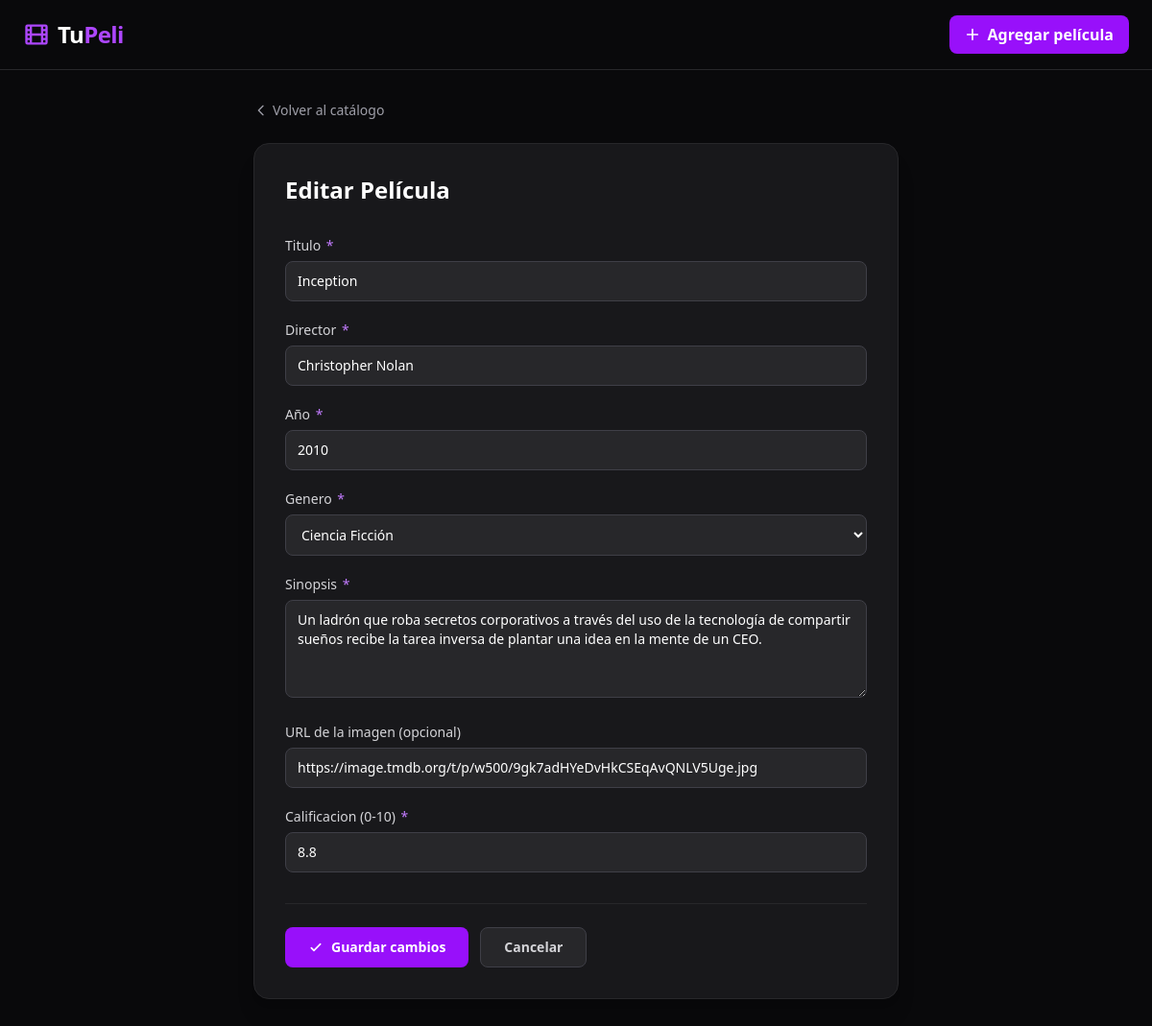
Screenshot of /pelicula/1/editar/ with the database file from the repository.
### peliculas/models.py (models this page shows, shortened)
class Pelicula(models.Model):
    GENEROS = [
        ('accion', 'Acción'),
        ('comedia', 'Comedia'),
        ('drama', 'Drama'),
        ('terror', 'Terror'),
        ('ciencia_ficcion', 'Ciencia Ficción'),
        ('animacion', 'Animación'),
        ('romance', 'Romance'),
        ('thriller', 'Thriller'),
        ('documental', 'Documental'),
        ('otro', 'Otro'),
    ]
    titulo = models.CharField(max_length=200)
    director = models.CharField(max_length=150)
    anio = models.PositiveIntegerField()
    genero = models.CharField(max_length=50, choices=GENEROS)
    sinopsis = models.TextField()
    imagen_url = models.URLField(blank=True, null=True)
    calificacion = models.DecimalField(max_digits=3, decimal_places=1)
    creado_en = models.DateTimeField(auto_now_add=True)
    class Meta:
        ordering = ['-anio']
        verbose_name = 'Película'
        verbose_name_plural = 'Películas'

### peliculas/views.py (the view)
# urls.py: path('pelicula/<int:pk>/editar/', views.editar_pelicula, name='editar_pelicula'),
def editar_pelicula(request, pk):
    pelicula = get_object_or_404(Pelicula, pk=pk)
    if request.method == 'POST':
        form = PeliculaForm(request.POST, instance=pelicula)
        if form.is_valid():
            form.save()
            messages.success(request, f'Película "{pelicula.titulo}" actualizada exitosamente.')
            return redirect('lista_peliculas')
    else:
        form = PeliculaForm(instance=pelicula)
    return render(request, 'peliculas/formulario.html', {'form': form, 'titulo': 'Editar Película', 'pelicula': pelicula})

### peliculas/templates/peliculas/formulario.html (shortened to what this page needs)
{% extends "base.html" %}
{% block content %}
<div class="max-w-2xl mx-auto">
    <a href="{% url 'lista_peliculas' %}" class="inline-flex items-center gap-1 text-zinc-400 hover:text-white text-sm transition-colors mb-6">
        <svg xmlns="http://www.w3.org/2000/svg" class="h-4 w-4" fill="none" viewBox="0 0 24 24" stroke="currentColor" stroke-width="2">
            <path stroke-linecap="round" stroke-linejoin="round" d="M15 19l-7-7 7-7"/>
        </svg>
        Volver al catálogo
    </a>
    <div class="bg-zinc-900 rounded-2xl p-8 shadow-xl border border-zinc-800">
        <h1 class="text-2xl font-bold text-white mb-8">{{ titulo }}</h1>
        <form method="post" novalidate>
            <div class="space-y-5">
                {% for field in form %}
                <div>
                    <label for="{{ field.id_for_label }}" class="block text-sm font-medium text-zinc-300 mb-1.5">
                        {{ field.label }}
                        {% if field.field.required %}<span class="text-purple-400 ml-0.5">*</span>{% endif %}
                    </label>
                    {{ field }}
                </div>
                {% endfor %}
            </div>
            <div class="flex gap-3 mt-8 pt-6 border-t border-zinc-800">
                <button type="submit"
                        class="flex items-center gap-2 px-6 py-2.5 bg-purple-600 hover:bg-purple-700 text-white rounded-lg transition-colors font-semibold text-sm">
                    <svg xmlns="http://www.w3.org/2000/svg" class="h-4 w-4" fill="none" viewBox="0 0 24 24" stroke="currentColor" stroke-width="2.5">
                        <path stroke-linecap="round" stroke-linejoin="round" d="M5 13l4 4L19 7"/>
                    </svg>
                    {% if pelicula %}Guardar cambios{% else %}Agregar película{% endif %}
                </button>
                <a href="{% url 'lista_peliculas' %}"
                   class="px-6 py-2.5 bg-zinc-800 hover:bg-zinc-700 text-zinc-300 rounded-lg transition-colors font-semibold text-sm border border-zinc-700">
                    Cancelar
                </a>
            </div>
        </form>
    </div>
</div>
{% endblock %}

### rows the page displays
Pelicula: form "Inception" "Christopher Nolan" "2010" "Ciencia Ficción" "Un ladrón que roba secretos corporativos a través del uso de la tecnología de compartir sueños recibe la tarea inversa de plantar una idea en la mente de un CEO." "https://image.tmdb.org/t/p/w500/9gk7adHYeDvHkCSEqAvQNLV5Uge.jpg" "8.8"

### other values shown
{{ titulo }} "Editar Película"
{{ field.label }} "Titulo" "Director" "Año" "Genero" "Sinopsis" "URL de la imagen (opcional)" "Calificacion (0-10)"
